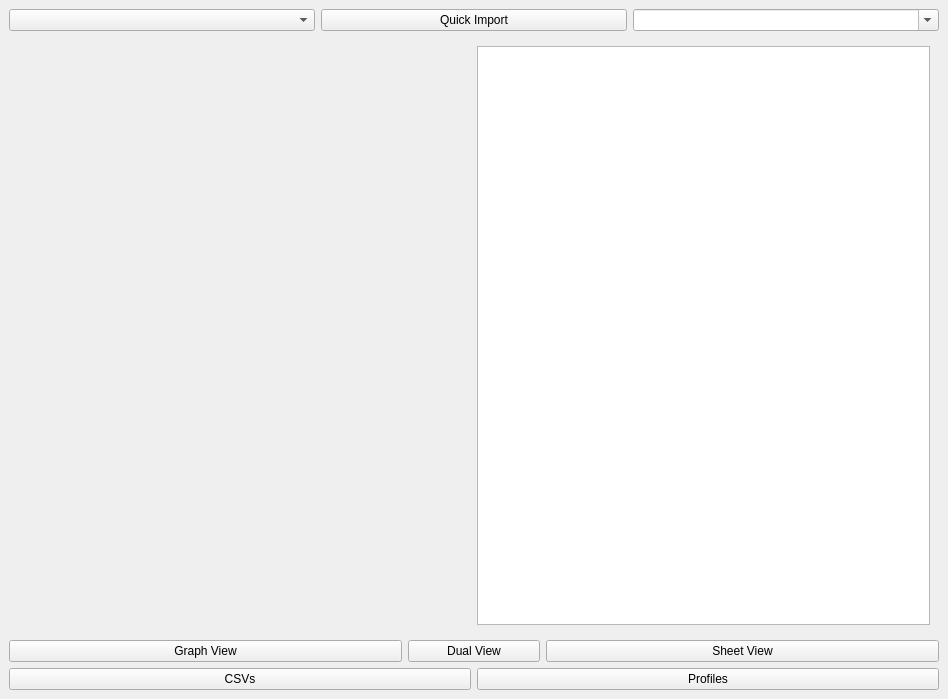
<?xml version="1.0" encoding="UTF-8"?>
<ui version="4.0">
 <class>mainWindow</class>
 <widget class="QMainWindow" name="mainWindow">
  <property name="geometry">
   <rect>
    <x>0</x>
    <y>0</y>
    <width>948</width>
    <height>699</height>
   </rect>
  </property>
  <property name="minimumSize">
   <size>
    <width>800</width>
    <height>600</height>
   </size>
  </property>
  <property name="windowTitle">
   <string>MainWindow</string>
  </property>
  <widget class="QWidget" name="centralwidget">
   <layout class="QVBoxLayout" name="verticalLayout_4">
    <item>
     <layout class="QHBoxLayout" name="importHeader" stretch="0,0,0">
      <item>
       <widget class="QComboBox" name="profileList"/>
      </item>
      <item>
       <widget class="QPushButton" name="importButton">
        <property name="text">
         <string>Quick Import</string>
        </property>
       </widget>
      </item>
      <item>
       <widget class="QComboBox" name="csvList">
        <property name="editable">
         <bool>true</bool>
        </property>
        <property name="placeholderText">
         <string>Select Data</string>
        </property>
       </widget>
      </item>
     </layout>
    </item>
    <item>
     <widget class="QStackedWidget" name="stackedWidget">
      <property name="currentIndex">
       <number>3</number>
      </property>
      <widget class="QWidget" name="empty_page"/>
      <widget class="QWidget" name="graph_page">
       <layout class="QVBoxLayout" name="verticalLayout_7">
        <item>
         <layout class="QVBoxLayout" name="verticalLayout_6">
          <item>
           <widget class="PlotWidget" name="graphWidget" native="true">
            <property name="sizePolicy">
             <sizepolicy hsizetype="Preferred" vsizetype="Preferred">
              <horstretch>0</horstretch>
              <verstretch>0</verstretch>
             </sizepolicy>
            </property>
           </widget>
          </item>
         </layout>
        </item>
       </layout>
      </widget>
      <widget class="QWidget" name="sheet_page">
       <layout class="QVBoxLayout" name="verticalLayout_3">
        <item>
         <layout class="QVBoxLayout" name="verticalLayout_2">
          <item>
           <widget class="QTableView" name="sheetWidget"/>
          </item>
         </layout>
        </item>
       </layout>
      </widget>
      <widget class="QWidget" name="dual_page">
       <layout class="QVBoxLayout" name="verticalLayout_12">
        <item>
         <layout class="QHBoxLayout" name="horizontalLayout_2">
          <item>
           <widget class="PlotWidget" name="graphWidgetDual" native="true">
            <property name="sizePolicy">
             <sizepolicy hsizetype="Expanding" vsizetype="Expanding">
              <horstretch>0</horstretch>
              <verstretch>0</verstretch>
             </sizepolicy>
            </property>
            <property name="minimumSize">
             <size>
              <width>0</width>
              <height>0</height>
             </size>
            </property>
           </widget>
          </item>
          <item>
           <widget class="QTableView" name="tableViewDual"/>
          </item>
         </layout>
        </item>
       </layout>
      </widget>
     </widget>
    </item>
    <item>
     <layout class="QHBoxLayout" name="viewButtons" stretch="3,1,3">
      <item>
       <widget class="QPushButton" name="graphButton">
        <property name="text">
         <string>Graph View</string>
        </property>
       </widget>
      </item>
      <item>
       <widget class="QPushButton" name="resetButton">
        <property name="text">
         <string>Dual View</string>
        </property>
       </widget>
      </item>
      <item>
       <widget class="QPushButton" name="sheetButton">
        <property name="text">
         <string>Sheet View</string>
        </property>
       </widget>
      </item>
     </layout>
    </item>
    <item>
     <layout class="QHBoxLayout" name="displayButtons">
      <item>
       <widget class="QPushButton" name="configButton">
        <property name="text">
         <string>CSVs</string>
        </property>
       </widget>
      </item>
      <item>
       <widget class="QPushButton" name="profileButton">
        <property name="text">
         <string>Profiles</string>
        </property>
       </widget>
      </item>
     </layout>
    </item>
   </layout>
  </widget>
 </widget>
 <customwidgets>
  <customwidget>
   <class>PlotWidget</class>
   <extends>QWidget</extends>
   <header location="global">pyqtgraph</header>
   <container>1</container>
  </customwidget>
 </customwidgets>
 <resources/>
 <connections/>
</ui>
